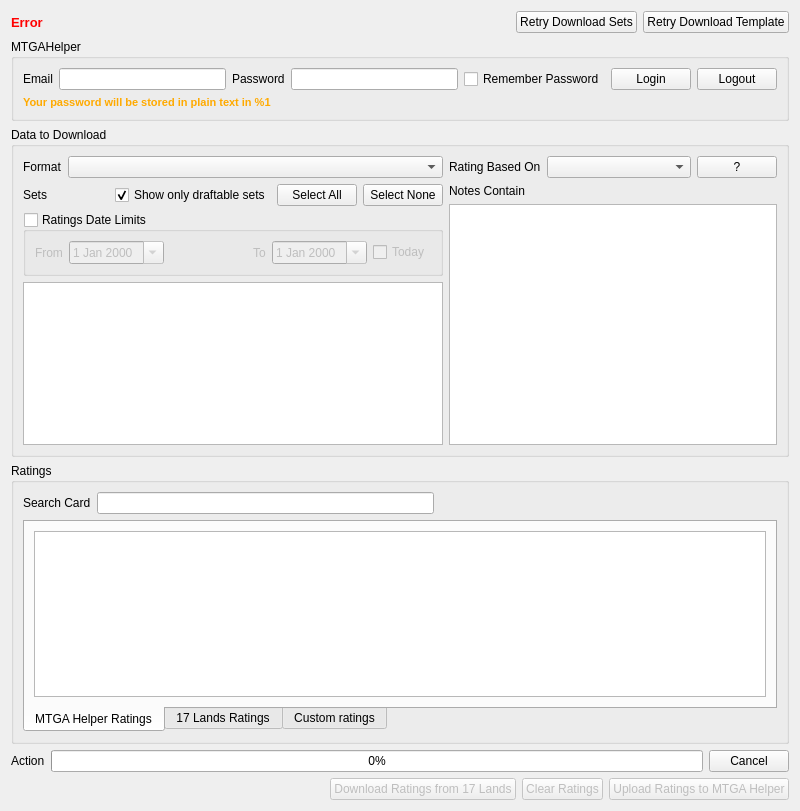
<?xml version="1.0" encoding="UTF-8"?>
<ui version="4.0">
 <class>CentralWidget</class>
 <widget class="QWidget" name="CentralWidget">
  <property name="geometry">
   <rect>
    <x>0</x>
    <y>0</y>
    <width>800</width>
    <height>811</height>
   </rect>
  </property>
  <property name="windowTitle">
   <string>17 Helper</string>
  </property>
  <layout class="QVBoxLayout" name="verticalLayout_2">
   <item>
    <layout class="QHBoxLayout" name="horizontalLayout_5">
     <item>
      <widget class="QLabel" name="errorLabel">
       <property name="sizePolicy">
        <sizepolicy hsizetype="Expanding" vsizetype="Preferred">
         <horstretch>0</horstretch>
         <verstretch>0</verstretch>
        </sizepolicy>
       </property>
       <property name="palette">
        <palette>
         <active>
          <colorrole role="WindowText">
           <brush brushstyle="SolidPattern">
            <color alpha="255">
             <red>255</red>
             <green>0</green>
             <blue>0</blue>
            </color>
           </brush>
          </colorrole>
         </active>
         <inactive>
          <colorrole role="WindowText">
           <brush brushstyle="SolidPattern">
            <color alpha="255">
             <red>255</red>
             <green>0</green>
             <blue>0</blue>
            </color>
           </brush>
          </colorrole>
         </inactive>
         <disabled>
          <colorrole role="WindowText">
           <brush brushstyle="SolidPattern">
            <color alpha="255">
             <red>120</red>
             <green>120</green>
             <blue>120</blue>
            </color>
           </brush>
          </colorrole>
         </disabled>
        </palette>
       </property>
       <property name="font">
        <font>
         <pointsize>10</pointsize>
         <weight>75</weight>
         <bold>true</bold>
        </font>
       </property>
       <property name="text">
        <string>Error</string>
       </property>
       <property name="textFormat">
        <enum>Qt::PlainText</enum>
       </property>
      </widget>
     </item>
     <item>
      <widget class="QPushButton" name="retryBasicDownloadButton">
       <property name="text">
        <string>Retry Download Sets</string>
       </property>
      </widget>
     </item>
     <item>
      <widget class="QPushButton" name="retryTemplateButton">
       <property name="text">
        <string>Retry Download Template</string>
       </property>
      </widget>
     </item>
    </layout>
   </item>
   <item>
    <widget class="QGroupBox" name="MTGAHelperGroup">
     <property name="title">
      <string>MTGAHelper</string>
     </property>
     <layout class="QGridLayout" name="gridLayout">
      <item row="0" column="0">
       <widget class="QLabel" name="label">
        <property name="text">
         <string>Email</string>
        </property>
       </widget>
      </item>
      <item row="0" column="1">
       <widget class="QLineEdit" name="usernameEdit"/>
      </item>
      <item row="0" column="2">
       <widget class="QLabel" name="pwdLabel">
        <property name="text">
         <string>Password</string>
        </property>
       </widget>
      </item>
      <item row="0" column="3">
       <widget class="QLineEdit" name="pwdEdit">
        <property name="echoMode">
         <enum>QLineEdit::Password</enum>
        </property>
       </widget>
      </item>
      <item row="0" column="4">
       <widget class="QCheckBox" name="remembePwdCheck">
        <property name="text">
         <string>Remember Password</string>
        </property>
       </widget>
      </item>
      <item row="0" column="5">
       <widget class="QPushButton" name="loginButton">
        <property name="text">
         <string>Login</string>
        </property>
       </widget>
      </item>
      <item row="0" column="6">
       <widget class="QPushButton" name="logoutButton">
        <property name="text">
         <string>Logout</string>
        </property>
       </widget>
      </item>
      <item row="1" column="0" colspan="5">
       <widget class="QLabel" name="savePwdWarningLabel">
        <property name="palette">
         <palette>
          <active>
           <colorrole role="WindowText">
            <brush brushstyle="SolidPattern">
             <color alpha="255">
              <red>255</red>
              <green>170</green>
              <blue>0</blue>
             </color>
            </brush>
           </colorrole>
          </active>
          <inactive>
           <colorrole role="WindowText">
            <brush brushstyle="SolidPattern">
             <color alpha="255">
              <red>255</red>
              <green>170</green>
              <blue>0</blue>
             </color>
            </brush>
           </colorrole>
          </inactive>
          <disabled>
           <colorrole role="WindowText">
            <brush brushstyle="SolidPattern">
             <color alpha="255">
              <red>120</red>
              <green>120</green>
              <blue>120</blue>
             </color>
            </brush>
           </colorrole>
          </disabled>
         </palette>
        </property>
        <property name="font">
         <font>
          <pointsize>8</pointsize>
          <weight>75</weight>
          <bold>true</bold>
         </font>
        </property>
        <property name="text">
         <string notr="true">Your password will be stored in plain text in %1</string>
        </property>
       </widget>
      </item>
     </layout>
    </widget>
   </item>
   <item>
    <widget class="QGroupBox" name="setsGroup">
     <property name="title">
      <string>Data to Download</string>
     </property>
     <layout class="QHBoxLayout" name="horizontalLayout_9">
      <item>
       <layout class="QVBoxLayout" name="verticalLayout">
        <item>
         <layout class="QHBoxLayout" name="horizontalLayout_2">
          <item>
           <widget class="QLabel" name="label_2">
            <property name="text">
             <string>Format</string>
            </property>
           </widget>
          </item>
          <item>
           <widget class="QComboBox" name="formatsCombo">
            <property name="sizePolicy">
             <sizepolicy hsizetype="Expanding" vsizetype="Fixed">
              <horstretch>0</horstretch>
              <verstretch>0</verstretch>
             </sizepolicy>
            </property>
           </widget>
          </item>
         </layout>
        </item>
        <item>
         <layout class="QHBoxLayout" name="horizontalLayout_3">
          <item>
           <widget class="QLabel" name="label_3">
            <property name="text">
             <string>Sets</string>
            </property>
           </widget>
          </item>
          <item>
           <spacer name="horizontalSpacer">
            <property name="orientation">
             <enum>Qt::Horizontal</enum>
            </property>
            <property name="sizeHint" stdset="0">
             <size>
              <width>40</width>
              <height>20</height>
             </size>
            </property>
           </spacer>
          </item>
          <item>
           <widget class="QCheckBox" name="draftableSetsCheck">
            <property name="text">
             <string>Show only draftable sets</string>
            </property>
            <property name="checked">
             <bool>true</bool>
            </property>
           </widget>
          </item>
          <item>
           <widget class="QPushButton" name="allSetsButton">
            <property name="text">
             <string>Select All</string>
            </property>
           </widget>
          </item>
          <item>
           <widget class="QPushButton" name="noSetButton">
            <property name="text">
             <string>Select None</string>
            </property>
           </widget>
          </item>
         </layout>
        </item>
        <item>
         <widget class="QGroupBox" name="ratingTimeGroup">
          <property name="title">
           <string>Ratings Date Limits</string>
          </property>
          <property name="checkable">
           <bool>true</bool>
          </property>
          <property name="checked">
           <bool>false</bool>
          </property>
          <layout class="QHBoxLayout" name="horizontalLayout_4">
           <item>
            <widget class="QLabel" name="label_7">
             <property name="text">
              <string>From</string>
             </property>
            </widget>
           </item>
           <item>
            <widget class="QDateEdit" name="ratingFromEdit">
             <property name="calendarPopup">
              <bool>true</bool>
             </property>
            </widget>
           </item>
           <item>
            <spacer name="horizontalSpacer_4">
             <property name="orientation">
              <enum>Qt::Horizontal</enum>
             </property>
             <property name="sizeHint" stdset="0">
              <size>
               <width>83</width>
               <height>20</height>
              </size>
             </property>
            </spacer>
           </item>
           <item>
            <widget class="QLabel" name="label_8">
             <property name="text">
              <string>To</string>
             </property>
            </widget>
           </item>
           <item>
            <widget class="QDateEdit" name="ratingToEdit">
             <property name="calendarPopup">
              <bool>true</bool>
             </property>
            </widget>
           </item>
           <item>
            <widget class="QCheckBox" name="toTodayCheck">
             <property name="text">
              <string>Today</string>
             </property>
            </widget>
           </item>
          </layout>
         </widget>
        </item>
        <item>
         <widget class="QListView" name="setsView"/>
        </item>
       </layout>
      </item>
      <item>
       <layout class="QVBoxLayout" name="verticalLayout_3">
        <item>
         <layout class="QHBoxLayout" name="horizontalLayout_6">
          <item>
           <widget class="QLabel" name="label_4">
            <property name="text">
             <string>Rating Based On</string>
            </property>
           </widget>
          </item>
          <item>
           <widget class="QComboBox" name="ratingBasedCombo">
            <property name="sizePolicy">
             <sizepolicy hsizetype="Expanding" vsizetype="Fixed">
              <horstretch>0</horstretch>
              <verstretch>0</verstretch>
             </sizepolicy>
            </property>
           </widget>
          </item>
          <item>
           <widget class="QPushButton" name="ratingBasedButton">
            <property name="toolTip">
             <string>Definitions</string>
            </property>
            <property name="text">
             <string>?</string>
            </property>
           </widget>
          </item>
         </layout>
        </item>
        <item>
         <widget class="QLabel" name="label_5">
          <property name="text">
           <string>Notes Contain</string>
          </property>
         </widget>
        </item>
        <item>
         <widget class="QListView" name="notesView"/>
        </item>
       </layout>
      </item>
     </layout>
    </widget>
   </item>
   <item>
    <widget class="QGroupBox" name="customRatingsGroup">
     <property name="title">
      <string>Ratings</string>
     </property>
     <layout class="QGridLayout" name="gridLayout_2">
      <item row="0" column="0">
       <widget class="QLabel" name="label_6">
        <property name="text">
         <string>Search Card</string>
        </property>
       </widget>
      </item>
      <item row="0" column="1">
       <widget class="QLineEdit" name="searchCardEdit"/>
      </item>
      <item row="0" column="2">
       <spacer name="horizontalSpacer_3">
        <property name="orientation">
         <enum>Qt::Horizontal</enum>
        </property>
        <property name="sizeHint" stdset="0">
         <size>
          <width>252</width>
          <height>20</height>
         </size>
        </property>
       </spacer>
      </item>
      <item row="1" column="0" colspan="3">
       <widget class="QTabWidget" name="tabWidget">
        <property name="tabPosition">
         <enum>QTabWidget::South</enum>
        </property>
        <property name="currentIndex">
         <number>0</number>
        </property>
        <widget class="QWidget" name="MTGAHTab">
         <attribute name="title">
          <string>MTGA Helper Ratings</string>
         </attribute>
         <layout class="QVBoxLayout" name="verticalLayout_4">
          <item>
           <widget class="QTableView" name="ratingsView">
            <property name="sortingEnabled">
             <bool>true</bool>
            </property>
            <attribute name="horizontalHeaderStretchLastSection">
             <bool>true</bool>
            </attribute>
            <attribute name="verticalHeaderVisible">
             <bool>false</bool>
            </attribute>
           </widget>
          </item>
         </layout>
        </widget>
        <widget class="QWidget" name="SLTab">
         <attribute name="title">
          <string>17 Lands Ratings</string>
         </attribute>
         <layout class="QVBoxLayout" name="verticalLayout_5">
          <item>
           <widget class="QTableView" name="slRatingsView">
            <property name="sortingEnabled">
             <bool>true</bool>
            </property>
            <attribute name="verticalHeaderVisible">
             <bool>false</bool>
            </attribute>
           </widget>
          </item>
         </layout>
        </widget>
        <widget class="QWidget" name="tab">
         <attribute name="title">
          <string>Custom ratings</string>
         </attribute>
         <layout class="QHBoxLayout" name="horizontalLayout_8">
          <item>
           <widget class="QTableView" name="customRatingsView">
            <attribute name="horizontalHeaderStretchLastSection">
             <bool>true</bool>
            </attribute>
            <attribute name="verticalHeaderVisible">
             <bool>false</bool>
            </attribute>
           </widget>
          </item>
         </layout>
        </widget>
       </widget>
      </item>
     </layout>
    </widget>
   </item>
   <item>
    <layout class="QHBoxLayout" name="horizontalLayout_7">
     <item>
      <widget class="QLabel" name="progressLabel">
       <property name="text">
        <string>Action</string>
       </property>
      </widget>
     </item>
     <item>
      <widget class="QProgressBar" name="progressBar">
       <property name="value">
        <number>0</number>
       </property>
      </widget>
     </item>
     <item>
      <widget class="QPushButton" name="cancelUploadButton">
       <property name="text">
        <string>Cancel</string>
       </property>
      </widget>
     </item>
    </layout>
   </item>
   <item>
    <layout class="QHBoxLayout" name="horizontalLayout">
     <item>
      <spacer name="horizontalSpacer_2">
       <property name="orientation">
        <enum>Qt::Horizontal</enum>
       </property>
       <property name="sizeHint" stdset="0">
        <size>
         <width>40</width>
         <height>20</height>
        </size>
       </property>
      </spacer>
     </item>
     <item>
      <widget class="QPushButton" name="downloadButton">
       <property name="enabled">
        <bool>false</bool>
       </property>
       <property name="text">
        <string>Download Ratings from 17 Lands</string>
       </property>
      </widget>
     </item>
     <item>
      <widget class="QPushButton" name="clearRatingsButton">
       <property name="enabled">
        <bool>false</bool>
       </property>
       <property name="text">
        <string>Clear Ratings</string>
       </property>
      </widget>
     </item>
     <item>
      <widget class="QPushButton" name="uploadButton">
       <property name="enabled">
        <bool>false</bool>
       </property>
       <property name="text">
        <string>Upload Ratings to MTGA Helper</string>
       </property>
      </widget>
     </item>
    </layout>
   </item>
  </layout>
 </widget>
 <resources/>
 <connections/>
</ui>
